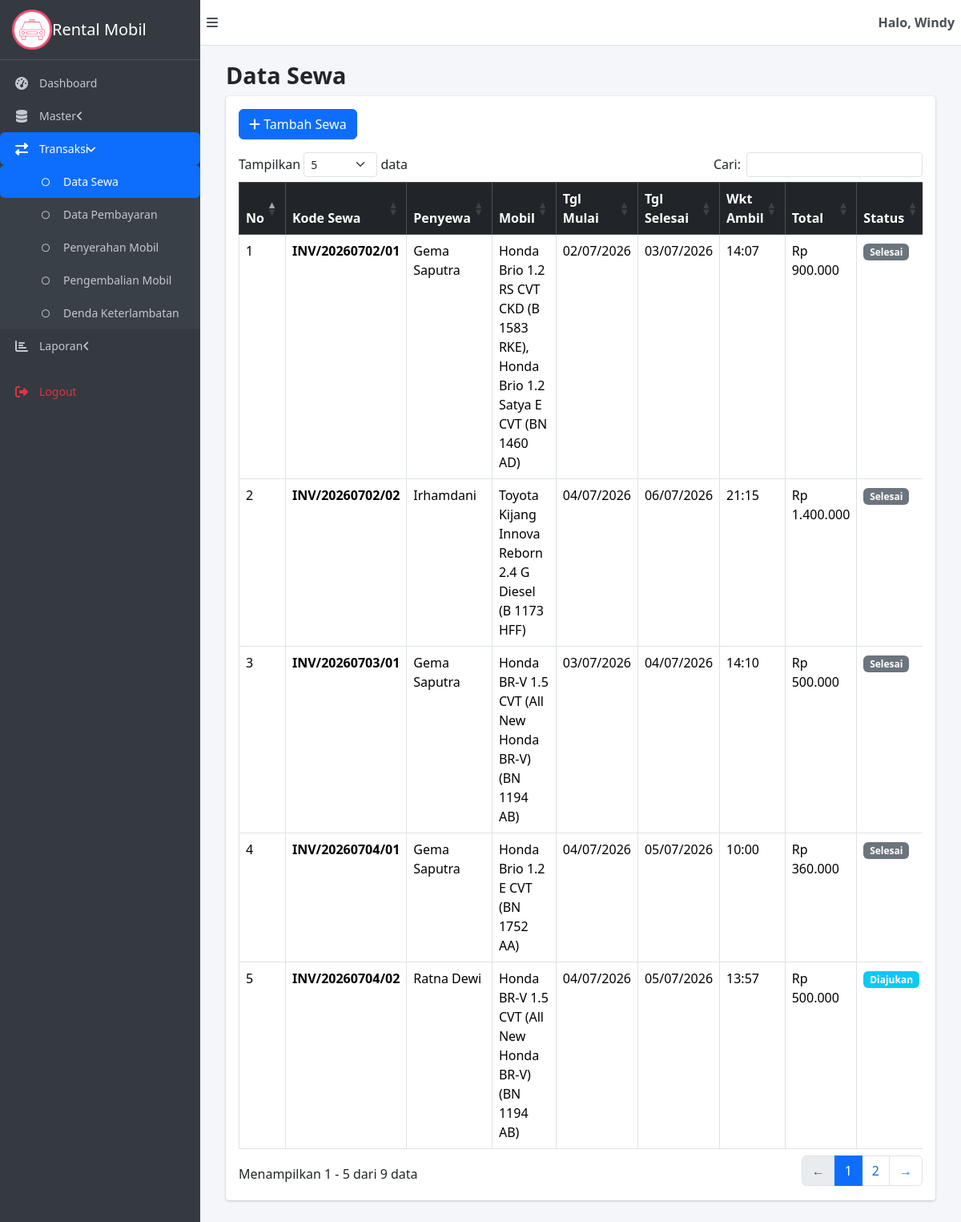
Page /admin/controller/tsewa_controller.php (signed in) on the committed database.
### tables this page shows
CREATE TABLE `t_sewa` (
  `kode_sewa` varchar(15) NOT NULL,
  `tgl_mulai` date NOT NULL,
  `tgl_selesai` date NOT NULL,
  `wkt_ambil` time NOT NULL,
  `status_sewa` enum('diajukan','disetujui','ditolak','aktif','selesai','batal','keranjang') DEFAULT 'keranjang',
  `user_plg` varchar(15) NOT NULL
);

### admin/controller/tsewa_controller.php (called while the page is built, shortened)
<?php
require_once __DIR__ . '/../../konfig/koneksi.php';
require_once __DIR__ . '/../model/tsewa_model.php';
$model = new TSewa();
$aksi  = $_GET['aksi'] ?? 'index';
$pesan = '';
$tipe_pesan = '';
switch ($aksi) {
  case 'index':
    $data_sewa = $model->getAllWithDetail();
    break;
}
$total_mobil_tersedia = count($data_mobil ?? []);
$data_untuk_view = [
  'judul_halaman'        => 'Data Sewa',
  'nama_admin'           => $_SESSION['admin_username'],
  'data_sewa'            => $data_sewa ?? [],
  'data_penyewa'         => $data_penyewa ?? [],
  'data_mobil'           => $data_mobil ?? [],
  'aksi'                 => $aksi,
  'sewa_dipilih'         => $sewa_dipilih ?? null,
  'detail_pilih'         => $detail_pilih ?? [],
  'pesan'                => $pesan,
  'tipe_pesan'           => $tipe_pesan,
  'total_mobil_tersedia' => $total_mobil_tersedia
];
extract($data_untuk_view);
require_once __DIR__ . '/../view/tsewa_view.php';

### konfig/koneksi.php (called while the page is built, shortened)
<?php
class Database
{
  private $pdo;
  public function __construct($host, $dbname, $username, $password)
  {
    $dsn = "mysql:host=$host;dbname=$dbname;charset=utf8mb4";
    $options = [
      PDO::ATTR_ERRMODE            => PDO::ERRMODE_EXCEPTION,
      PDO::ATTR_DEFAULT_FETCH_MODE => PDO::FETCH_ASSOC,
    ];
    $this->pdo = new PDO($dsn, $username, $password, $options);
  }
  public function select($tabel, $data = [])
  {
    $sql = "SELECT * FROM $tabel";
    $values = [];
    if (!empty($data)) {
      $where = [];
      foreach ($data as $key => $val) {
        $where[] = "$key = ?";
        $values[] = $val;
      }
      $sql .= " WHERE " . implode(" AND ", $where);
    }
    $stmt = $this->pdo->prepare($sql);
    $stmt->execute($values);
    return $stmt->fetchAll();
  }
}
$host = 'localhost';
$db   = 'db_dpwl_windy';
$user = 'root';
$pass = '';
$conn = new Database($host, $db, $user, $pass);

### admin/model/tsewa_model.php (called while the page is built, shortened)
<?php
require_once __DIR__ . '/../../konfig/koneksi.php';
class TSewa
{
  private $conn;
  private $tabel_sewa    = 't_sewa';
  private $tabel_pilih   = 't_pilih';
  private $tabel_penyewa = 't_penyewa';
  private $tabel_mobil   = 't_mobil';
  public function __construct()
  {
    global $conn;
    $this->conn = $conn;
  }
  public function getAll()
  {
    return $this->conn->select($this->tabel_sewa);
  }
  public function getPilihByKode($kode_sewa)
  {
    return $this->conn->select($this->tabel_pilih, ['kode_sewa' => $kode_sewa]);
  }
  public function getPenyewa()
  {
    return $this->conn->select($this->tabel_penyewa);
  }
  public function getMobil()
  {
    return $this->conn->select($this->tabel_mobil);
  }
  public function getAllWithDetail()
  {
    $sewa    = $this->getAll();
    $penyewa = $this->getPenyewa();
    $mobil   = $this->getMobil();
    $map_penyewa = [];
    foreach ($penyewa as $p) {
      $map_penyewa[$p['user_plg']] = $p;
    }
    $map_mobil = [];
    foreach ($mobil as $m) {
      $map_mobil[$m['no_plat']] = $m;
    }
    $hasil = [];
    foreach ($sewa as $s) {
      $p = $map_penyewa[$s['user_plg']] ?? null;
      $pilih_list = $this->getPilihByKode($s['kode_sewa']);
      $nama_mobil_arr = [];
      $total_bayar    = 0;
      foreach ($pilih_list as $pl) {
        $m = $map_mobil[$pl['no_plat']] ?? null;
        $nama_mobil_arr[] = $m ? $m['nm_mobil'] . " (" . $pl['no_plat'] . ")" : $pl['no_plat'];
        $total_bayar += ($pl['hrg_sewa'] * $pl['n_hari']);
      }
      $s['nm_lngkp']     = $p ? $p['nm_lngkp'] : '-';
      $s['nik']          = $p ? $p['nik'] : '-';
      $s['nama_mobil']   = implode(', ', $nama_mobil_arr);
      $s['total_bayar']  = $total_bayar;
      $s['detail_pilih'] = $pilih_list;
      $hasil[] = $s;
    }
    return $hasil;
  }
}

### admin/view/tsewa_view.php (the view, shortened to what this page needs)
<?php require_once __DIR__ . '/header.php'; ?>
<?php if ($aksi === 'index'): ?>
  <div class="card">
    <div class="card-body">
      <a href="<?= BASE_URL ?>admin/controller/tsewa_controller.php?aksi=tambah" class="btn btn-primary mb-3">
        <i class="fas fa-plus"></i> Tambah Sewa
      </a>
      <div class="table-responsive">
        <table class="table table-bordered table-hover datatable">
          <thead class="table-dark">
            <tr>
              <th>No</th>
              <th>Kode Sewa</th>
              <th>Penyewa</th>
              <th>Mobil</th>
              <th>Tgl Mulai</th>
              <th>Tgl Selesai</th>
              <th>Wkt Ambil</th>
              <th>Total</th>
              <th>Status</th>
            </tr>
          </thead>
          <tbody>
            <?php if (!empty($data_sewa)): ?>
              <?php $no = 1;
              foreach ($data_sewa as $sewa): ?>
                <tr>
                  <td><?= $no++ ?></td>
                  <td><strong><?= htmlspecialchars($sewa['kode_sewa']) ?></strong></td>
                  <td><?= htmlspecialchars($sewa['nm_lngkp'] ?? '-') ?></td>
                  <td><?= htmlspecialchars($sewa['nama_mobil'] ?? '-') ?></td>
                  <td><?= date('d/m/Y', strtotime($sewa['tgl_mulai'])) ?></td>
                  <td><?= date('d/m/Y', strtotime($sewa['tgl_selesai'])) ?></td>
                  <td><?= date('H:i', strtotime($sewa['wkt_ambil'])) ?></td>
                  <td>Rp <?= number_format($sewa['total_bayar'] ?? 0, 0, ',', '.') ?></td>
                  <td>
                    <?php
                    $warna_status = [
                      'diajukan'  => 'info',
                      'disetujui' => 'primary',
                      'ditolak'   => 'danger',
                      'aktif'     => 'success',
                      'selesai'   => 'secondary',
                      'batal'     => 'dark'
                    ];
                    $warna = $warna_status[$sewa['status_sewa']] ?? 'secondary';
                    ?>
                    <span class="badge bg-<?= $warna ?>">
                      <?= ucfirst($sewa['status_sewa']) ?>
                    </span>
                  </td>
                </tr>
              <?php endforeach; ?>
            <?php else: ?>
              <tr>
                <td colspan="9" class="text-center">Tidak ada data sewa</td>
              </tr>
            <?php endif; ?>
          </tbody>
        </table>
      </div>
    </div>
  </div>
<?php endif; ?>
<?php require_once __DIR__ . '/footer.php'; ?>

### aset/style-dashboard.css (style rules this page uses)
* { margin: 0; padding: 0; box-sizing: border-box; }
body { font-family: 'Segoe UI', Tahoma, Geneva, Verdana, sans-serif; background-color: #f4f6f9; overflow-x: hidden; }
.card { border: none; border-radius: 0.25rem; box-shadow: 0 0 1px rgba(0, 0, 0, .125), 0 1px 3px rgba(0, 0, 0, .2); margin-bottom: 1rem; }
.card-body { padding: 1rem; }

### rows in the picture
t_sewa: kode_sewa "INV/20260702/01", nm_lngkp "Gema Saputra", nama_mobil "Honda Brio 1.2 RS CVT CKD (B 1583 RKE), Honda Brio 1.2 Satya E CVT (BN 1460 AD)", tgl_mulai "02/07/2026", tgl_selesai "03/07/2026", wkt_ambil "14:07", total_bayar "900.000", status_sewa "Selesai"
t_sewa: kode_sewa "INV/20260702/02", nm_lngkp "Irhamdani", nama_mobil "Toyota Kijang Innova Reborn 2.4 G Diesel (B 1173 HFF)", tgl_mulai "04/07/2026", tgl_selesai "06/07/2026", wkt_ambil "21:15", total_bayar "1.400.000", status_sewa "Selesai"
t_sewa: kode_sewa "INV/20260703/01", nm_lngkp "Gema Saputra", nama_mobil "Honda BR-V 1.5 CVT (All New Honda BR-V) (BN 1194 AB)", tgl_mulai "03/07/2026", tgl_selesai "04/07/2026", wkt_ambil "14:10", total_bayar "500.000", status_sewa "Selesai"
t_sewa: kode_sewa "INV/20260704/01", nm_lngkp "Gema Saputra", nama_mobil "Honda Brio 1.2 E CVT (BN 1752 AA)", tgl_mulai "04/07/2026", tgl_selesai "05/07/2026", wkt_ambil "10:00", total_bayar "360.000", status_sewa "Selesai"
t_sewa: kode_sewa "INV/20260704/02", nm_lngkp "Ratna Dewi", nama_mobil "Honda BR-V 1.5 CVT (All New Honda BR-V) (BN 1194 AB)", tgl_mulai "04/07/2026", tgl_selesai "05/07/2026", wkt_ambil "13:57", total_bayar "500.000", status_sewa "Diajukan"

### other values in the picture
$nama_admin "Windy"
$judul_halaman "Data Sewa"
